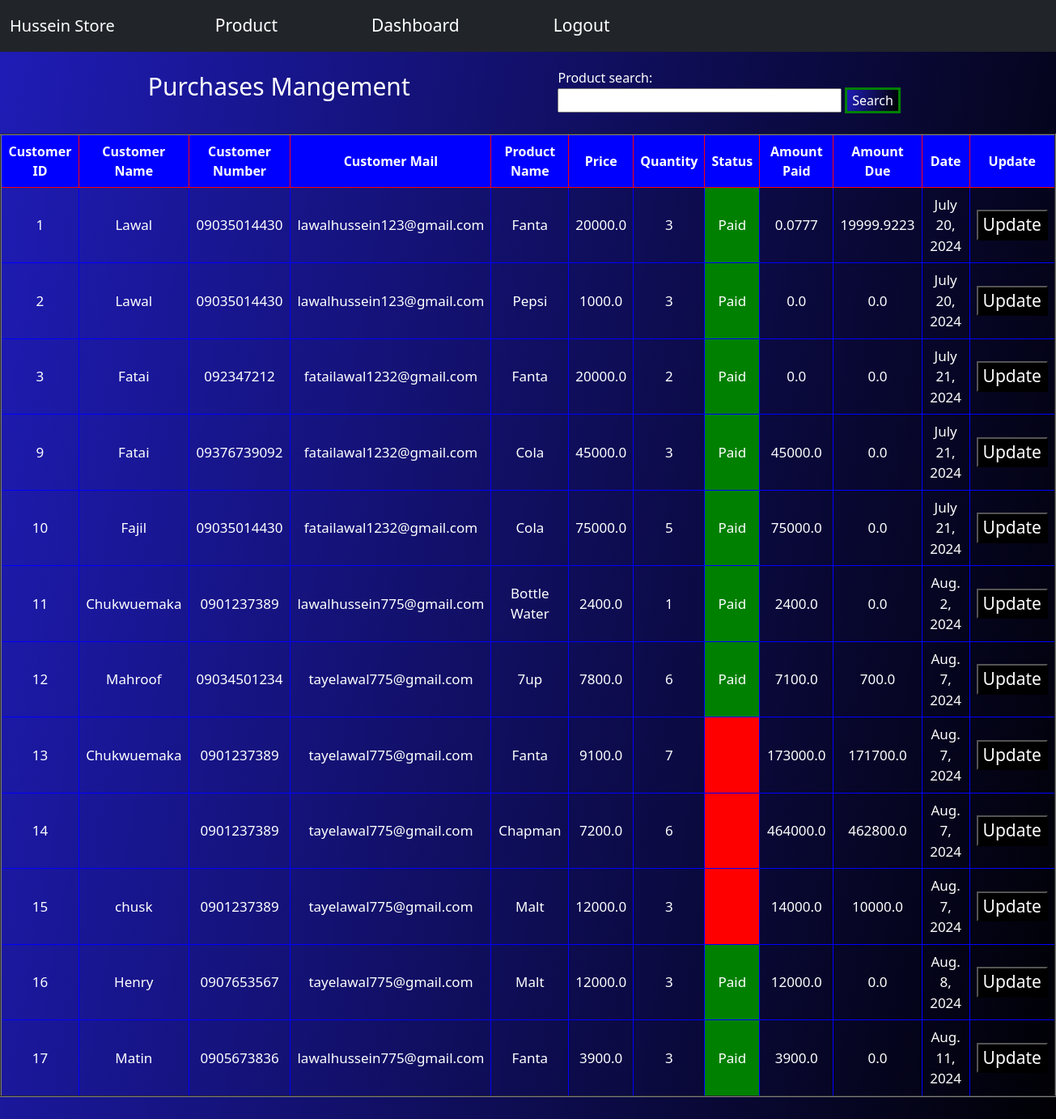
/datalist/ (signed in), run on the app's committed database.
### products/models.py (models this page shows, shortened)
class Product_detail(models.Model):
    name =models.ForeignKey(Product, on_delete=models.CASCADE)
    price =models.FloatField()
    quantity =models.IntegerField(default=1)
    buyer_name =models.CharField(max_length=300)
    buyer_number =models.CharField(max_length=11)
    payment_status =models.BooleanField(default=False)
    buyer_email =models.EmailField()
    price_paid =models.FloatField(blank=True)
    price_owing =models.FloatField(blank=True)
    time_bought =models.DateField(default =datetime.datetime.today)

class Product(models.Model):
    name =models.CharField(max_length=200)
    price1 =models.FloatField()
    def __str__(self):
        return f"{self.name}  "

### products/views.py (the view)
# urls.py: path('datalist/',views.data_list , name='data_list'),
@login_required
def data_list(request):
     products =Product_detail.objects.all()
     return render(request,'store.html',{
          'products':products
     })

### products/templates/store.html (shortened to what this page needs)
{% extends 'base.html'%}
{% load static%}
{% block  css%}
<link href={% static  'css/store.css'%} rel='stylesheet'>
{% endblock%}
{% block content%}
        <div id='search'>
            <div>
                <p>Purchases Mangement</p>
            </div>
            <div>
                <form method='POST' action={% url 'searched_product' %}>
                    <label style='color:white;'>Product search:</label>
                    <input type='text' id='input' name='searched'>
                    <button id='click' type='submit'>Search</button>
            </div>
        </div>
        <table border='2'>
            <tr>
                <th > Customer ID</th>
                <th >Customer Name</th>
                <th >Customer Number</th>
                <th >Customer Mail</th>
                <th >Product Name</th>
                <th >Price</th>
                <th >Quantity</th>
                <th >Status</th>
                <th >Amount Paid</th>
                <th >Amount Due</th>
                <th>Date</th>
                <th>Update</th>
            </tr>
                {% for product in products%}
            <tr>
                        <td data-label='Serial/NO' id='header'>{{product.id}}</td>
                        <td data-label="B Name">{{product.buyer_name}}</td>
                        <td data-label="B Number">{{product.buyer_number}}</td>
                        <td data-label="B Mail">{{product.buyer_email}}</td>
                        <td data-label='P Name'>{{product.name}}</td>
                        <td data-label='Price'>{{product.price}}</td>
                        <td data-label='Quantity'>{{product.quantity}}</td>
                        {% if product.payment_status %}
                        <td style='background-color:green; color:white;' data-label='Status' >Paid</td>
                        <td data-label='Amount Paid'>{{product.price_paid}}</td>
                        <td data-label='Amount Due'>{{product.price_owing}}</td>
                        {% else%}
                        <td style='background-color:red;' data-label=''></td>
                        <td data-label='AmountPaid'>{{product.price_paid}}</td>
                        <td data-label='AmountDue'>{{product.price_owing}}</td>
                        {%endif%}
                        <td data-label='Date'>{{product.time_bought}}</td>
                        <td><button ><a href={% url 'update' product.id %}>Update</a></button></td>
                    </tr>
            {% endfor%}
        </table>
{% endblock%}

### products/templates/base.html (shortened to what this page needs)
<!DOCTYPE html>
<html lang="en">
<head>
    <link href="https://cdn.jsdelivr.net/npm/bootstrap@5.0.2/dist/css/bootstrap.min.css" rel="stylesheet">
            {%block css%}
            {%endblock%}
</head>
<body>
     {% include 'nav.html'%}
{% block content%}
 {% endblock %}
</body>
 </html>

### products/templates/nav.html (shortened to what this page needs)
{% load static%}
{%block css%}
<link href="{% static 'css/nav.css' %} " rel="stylesheet">
{% endblock%}
<nav class="navbar navbar-expand-lg navbar-light bg-dark">
    <div class="container-fluid">
      <a class="navbar-brand text-white" href="{%url 'welcome'%}">Hussein Store</a>
      <div class="collapse navbar-collapse" id="navbarNavDropdown">
        <ul class="navbar-nav">
        {% if user.is_authenticated%}
                  <ul class="navbar-nav">
                    <li class="nav-item ">
                      <a class="nav-link active text-white"  href="{% url 'view' %}">Product</a>
                    </li>
                  <li class="nav-item">
                      <a class="nav-link text-white" href="{% url 'data_list'%}">Dashboard</a>
                  </li>
                        <li class="nav-item">
                          <a class="nav-link text-white" href="{% url 'logout'%}">Logout</a>
                        </li>
        {% endif%}
          </ul>
      </div>
    </div>
  </nav>

### static/css/store.css (style rules this page uses)
body { background: linear-gradient(100deg, #1f1cb7, #000000); height: 200vh; }
#search { display: flex; justify-content: space-evenly; margin-top: 20px; }
#search p { font-size: 30px; text-align: center; color: white; }
#input { width: 81%; }
#click { color: white; background: linear-gradient(100deg, #1f1cb7, #000000); font-size: 16px; border: 3px solid green; }
table { width: 100%; border-collapse: collapse; margin-top: 20px; }
tr { border: 1px solid red; }
td { border: 1px solid blue; padding: 8px; text-align: center; font-size: 17px; color: white; }
th { border: 1px solid red; padding: 8px; text-align: center; background-color: blue; color: white; }
button { background-color: black; }
a { color: white; font-size: 21px; text-decoration: none; }

### static/css/nav.css (style rules this page uses)
li { padding-left: 100px; }

### data on the page
Product_detail: id "1", buyer_name "Lawal", buyer_number "09035014430", buyer_email "lawalhussein123@gmail.com", name "Fanta", price "20000.0", quantity "3", price_paid "0.0777", price_owing "19999.9223", time_bought "July 20, 2024"
Product_detail: id "2", buyer_name "Lawal", buyer_number "09035014430", buyer_email "lawalhussein123@gmail.com", name "Pepsi", price "1000.0", quantity "3", price_paid "0.0", price_owing "0.0", time_bought "July 20, 2024"
Product_detail: id "3", buyer_name "Fatai", buyer_number "092347212", buyer_email "fatailawal1232@gmail.com", name "Fanta", price "20000.0", quantity "2", price_paid "0.0", price_owing "0.0", time_bought "July 21, 2024"
Product_detail: id "9", buyer_name "Fatai", buyer_number "09376739092", buyer_email "fatailawal1232@gmail.com", name "Cola", price "45000.0", quantity "3", price_paid "45000.0", price_owing "0.0", time_bought "July 21, 2024"
Product_detail: id "10", buyer_name "Fajil", buyer_number "09035014430", buyer_email "fatailawal1232@gmail.com", name "Cola", price "75000.0", quantity "5", price_paid "75000.0", price_owing "0.0", time_bought "July 21, 2024"
Product_detail: id "11", buyer_name "Chukwuemaka", buyer_number "0901237389", buyer_email "lawalhussein775@gmail.com", name "Bottle Water", price "2400.0", quantity "1", price_paid "2400.0", price_owing "0.0", time_bought "Aug. 2, 2024"
Product_detail: id "12", buyer_name "Mahroof", buyer_number "09034501234", buyer_email "tayelawal775@gmail.com", name "7up", price "7800.0", quantity "6", price_paid "7100.0", price_owing "700.0", time_bought "Aug. 7, 2024"
Product_detail: id "13", buyer_name "Chukwuemaka", buyer_number "0901237389", buyer_email "tayelawal775@gmail.com", name "Fanta", price "9100.0", quantity "7", price_paid "173000.0", price_owing "171700.0", time_bought "Aug. 7, 2024"
Product_detail: id "14", buyer_number "0901237389", buyer_email "tayelawal775@gmail.com", name "Chapman", price "7200.0", quantity "6", price_paid "464000.0", price_owing "462800.0", time_bought "Aug. 7, 2024"
Product_detail: id "15", buyer_name "chusk", buyer_number "0901237389", buyer_email "tayelawal775@gmail.com", name "Malt", price "12000.0", quantity "3", price_paid "14000.0", price_owing "10000.0", time_bought "Aug. 7, 2024"
Product_detail: id "16", buyer_name "Henry", buyer_number "0907653567", buyer_email "tayelawal775@gmail.com", name "Malt", price "12000.0", quantity "3", price_paid "12000.0", price_owing "0.0", time_bought "Aug. 8, 2024"
Product_detail: id "17", buyer_name "Matin", buyer_number "0905673836", buyer_email "lawalhussein775@gmail.com", name "Fanta", price "3900.0", quantity "3", price_paid "3900.0", price_owing "0.0", time_bought "Aug. 11, 2024"
